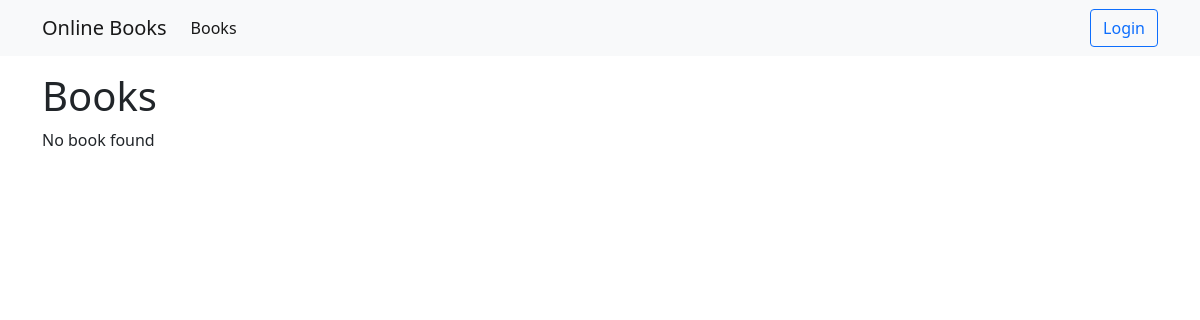
/books/, run on an earlier commit of the app's database.
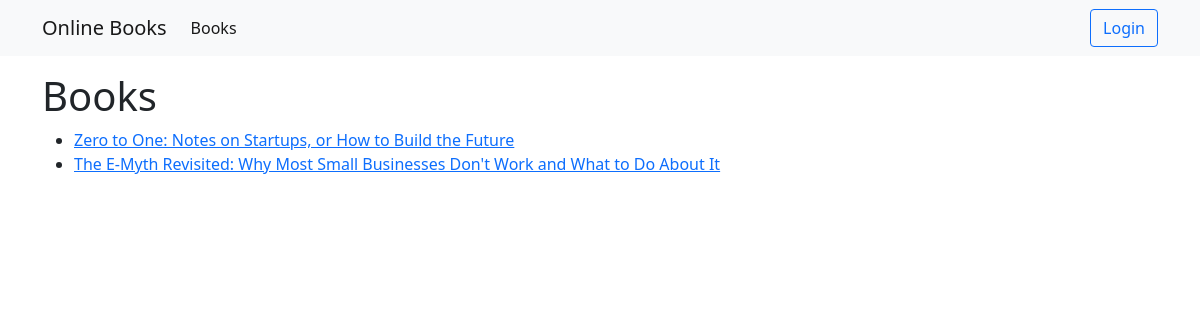
And on a later commit of the database.
### books/models.py (models this page shows, shortened)
class Book(models.Model):
    title = models.CharField(max_length=250)
    description = models.TextField()
    isbn = models.CharField(max_length=17)

### books/views.py (the view)
# urls.py: path('', BookListView.as_view(), name='books-list'),
class BookListView(ListView):
    template_name = 'books/list.html'
    queryset = Book.objects.all()
    context_object_name = 'books'

### templates/books/list.html (shortened to what this page needs)
{% extends 'base.html' %}
{% block content %}
    <div class="container">
        <h1>Books</h1>
        {% if books %}
            <ul>
                {% for book in books %}
                    <li><a href="{% url 'books-detail' book.id %}">{{ book.title }}</a></li>
                {% endfor %}
            </ul>
        {% else %}
            No book found
        {% endif %}
    </div>
{% endblock %}

### templates/base.html (shortened to what this page needs)
<!DOCTYPE html>
{% load static %}
<html lang="en">
<head>
    <link href="https://cdn.jsdelivr.net/npm/bootstrap@5.0.2/dist/css/bootstrap.min.css" rel="stylesheet"
>
</head>
<link rel="stylesheet" type="text/css" href="{% static 'css/main.css' %}">
<body>
<nav class="navbar navbar-expand-lg navbar-light bg-light">
    <div class="container">
        <a class="navbar-brand" href="{% url 'landing_page' %}">Online Books</a>
        <div class="collapse navbar-collapse" id="navbarSupportedContent">
            <ul class="navbar-nav me-auto mb-2 mb-lg-0">
                <li class="nav-item">
                    <a class="nav-link active" aria-current="page" href="{% url 'books-list' %}">Books</a>
                </li>
            </ul>
        </div>
        <div>
            {% if request.user.is_authenticated %}
                <ul class="navbar-nav">
                    <li class="nav-item dropdown">
                        <a class="nav-link dropdown-toggle" href="#" id="navbarDropdown" role="button"
                           data-bs-toggle="dropdown" aria-expanded="false">
                            {{ request.user }}
                        </a>
                        <ul class="dropdown-menu" aria-labelledby="navbarDropdown">
                            <li><a class="dropdown-item" href="{% url 'users:profile' %}">Profile</a></li>
                            <li>
                                <hr class="dropdown-divider">
                            </li>
                            <li><a class="dropdown-item" href="{% url 'users:logout' %}">Logout</a></li>
                        </ul>
                    </li>
                </ul>
            {% else %}
                <a class="btn btn-outline-primary" href="{% url 'users:login' %}">Login</a>
            {% endif %}
        </div>
    </div>
</nav>
{% block content %}
{% endblock %}
</body>
</html>

What changed in the data, as far as the page shows it:
added Book: title "Zero to One: Notes on Startups, or How to Build the Future"
added Book: title "The E-Myth Revisited: Why Most Small Businesses Don't Work and What to Do About It"
Also different on the page:
text no longer shown: "No book found"
